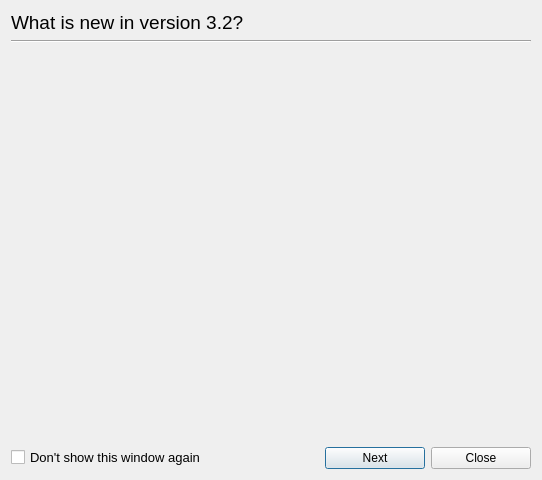
<?xml version="1.0" encoding="UTF-8"?>
<ui version="4.0">
 <class>WhatIsNewWindow</class>
 <widget class="QDialog" name="WhatIsNewWindow">
  <property name="geometry">
   <rect>
    <x>0</x>
    <y>0</y>
    <width>542</width>
    <height>480</height>
   </rect>
  </property>
  <property name="sizePolicy">
   <sizepolicy hsizetype="Preferred" vsizetype="Preferred">
    <horstretch>0</horstretch>
    <verstretch>0</verstretch>
   </sizepolicy>
  </property>
  <property name="maximumSize">
   <size>
    <width>542</width>
    <height>480</height>
   </size>
  </property>
  <property name="windowTitle">
   <string>New Features!</string>
  </property>
  <property name="windowIcon">
   <iconset resource="../resources/resources.qrc">
    <normaloff>:/icons/gm-companion/icon256.png</normaloff>:/icons/gm-companion/icon256.png</iconset>
  </property>
  <layout class="QVBoxLayout" name="verticalLayout">
   <item>
    <widget class="QLabel" name="label">
     <property name="font">
      <font>
       <pointsize>14</pointsize>
      </font>
     </property>
     <property name="text">
      <string>What is new in version 3.2?</string>
     </property>
    </widget>
   </item>
   <item>
    <widget class="Line" name="line">
     <property name="orientation">
      <enum>Qt::Horizontal</enum>
     </property>
    </widget>
   </item>
   <item>
    <widget class="QStackedWidget" name="stackedWidget">
     <property name="currentIndex">
      <number>0</number>
     </property>
     <widget class="QWidget" name="page">
      <layout class="QVBoxLayout" name="verticalLayout_2"/>
     </widget>
    </widget>
   </item>
   <item>
    <spacer name="verticalSpacer">
     <property name="orientation">
      <enum>Qt::Vertical</enum>
     </property>
     <property name="sizeHint" stdset="0">
      <size>
       <width>20</width>
       <height>40</height>
      </size>
     </property>
    </spacer>
   </item>
   <item>
    <layout class="QHBoxLayout" name="horizontalLayout">
     <item>
      <widget class="QCheckBox" name="dontshowAgainCheckBox">
       <property name="font">
        <font>
         <pointsize>10</pointsize>
        </font>
       </property>
       <property name="text">
        <string>Don't show this window again</string>
       </property>
      </widget>
     </item>
     <item>
      <spacer name="horizontalSpacer">
       <property name="orientation">
        <enum>Qt::Horizontal</enum>
       </property>
       <property name="sizeHint" stdset="0">
        <size>
         <width>40</width>
         <height>10</height>
        </size>
       </property>
      </spacer>
     </item>
     <item>
      <widget class="QPushButton" name="nextButton">
       <property name="minimumSize">
        <size>
         <width>100</width>
         <height>0</height>
        </size>
       </property>
       <property name="text">
        <string>Next</string>
       </property>
      </widget>
     </item>
     <item>
      <widget class="QPushButton" name="closeButton">
       <property name="minimumSize">
        <size>
         <width>100</width>
         <height>0</height>
        </size>
       </property>
       <property name="text">
        <string>Close</string>
       </property>
      </widget>
     </item>
    </layout>
   </item>
  </layout>
 </widget>
 <resources>
  <include location="../resources/resources.qrc"/>
 </resources>
 <connections/>
</ui>
